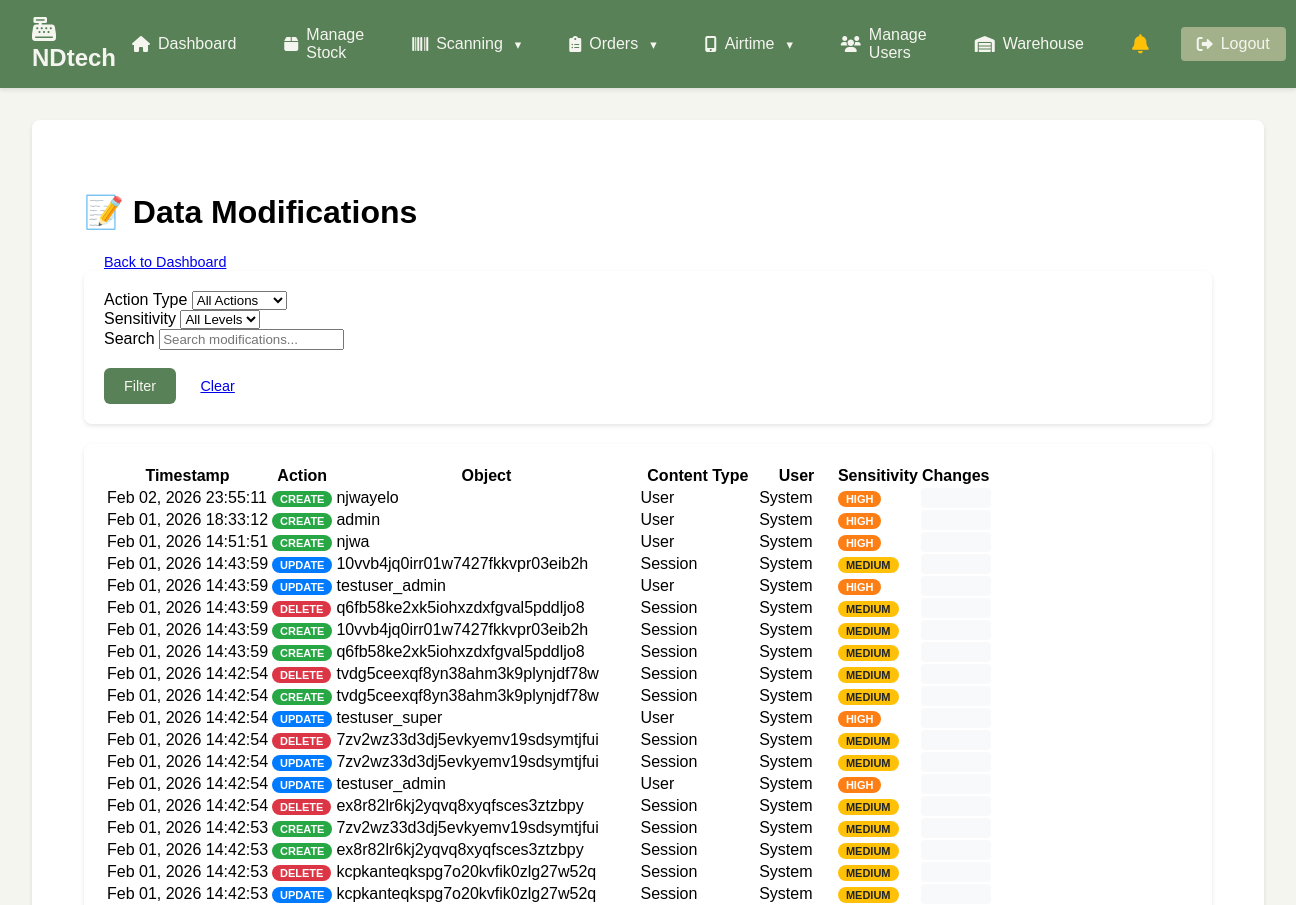
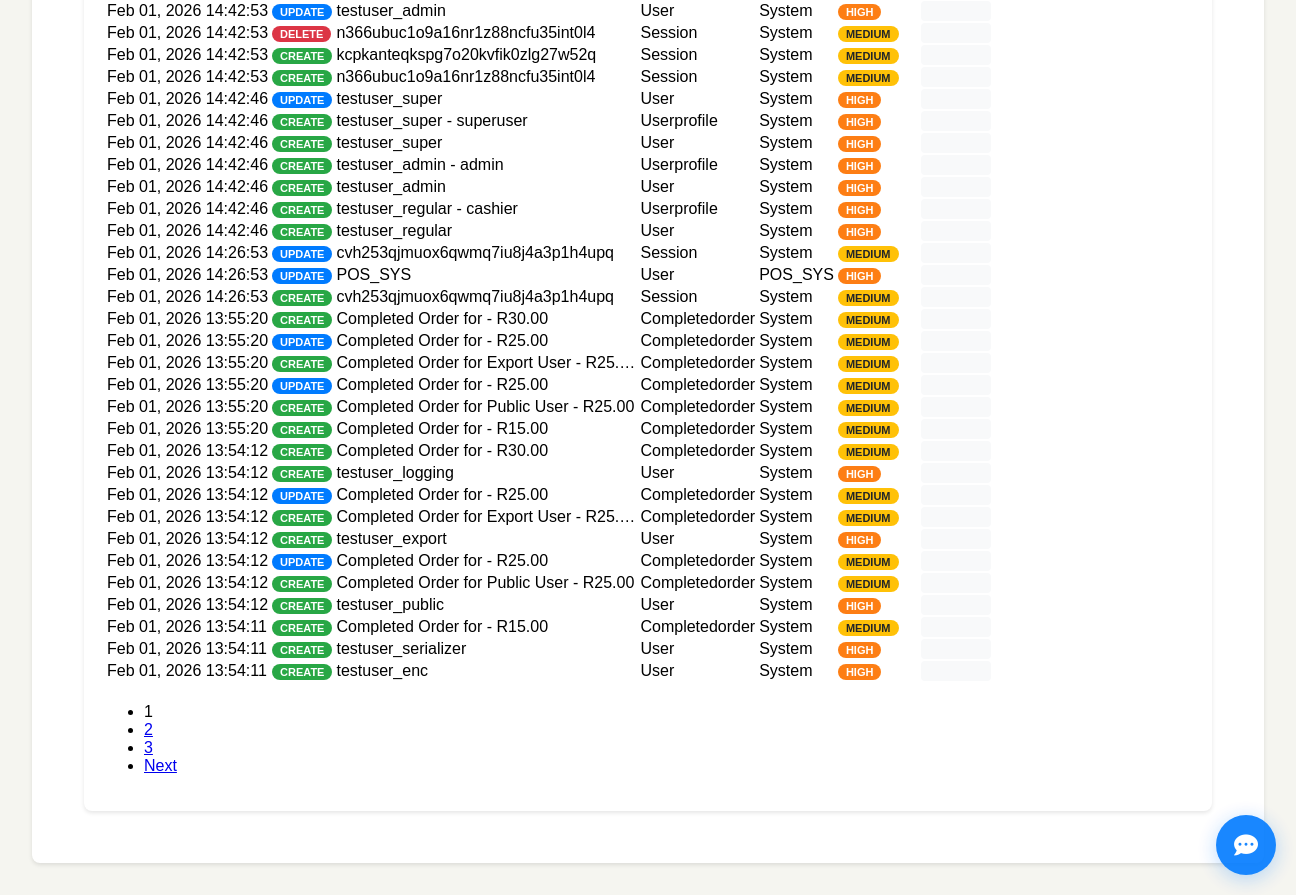
/audit/data-modifications/ (signed in), run on an earlier commit of the app's database (2 pictures, top to bottom).
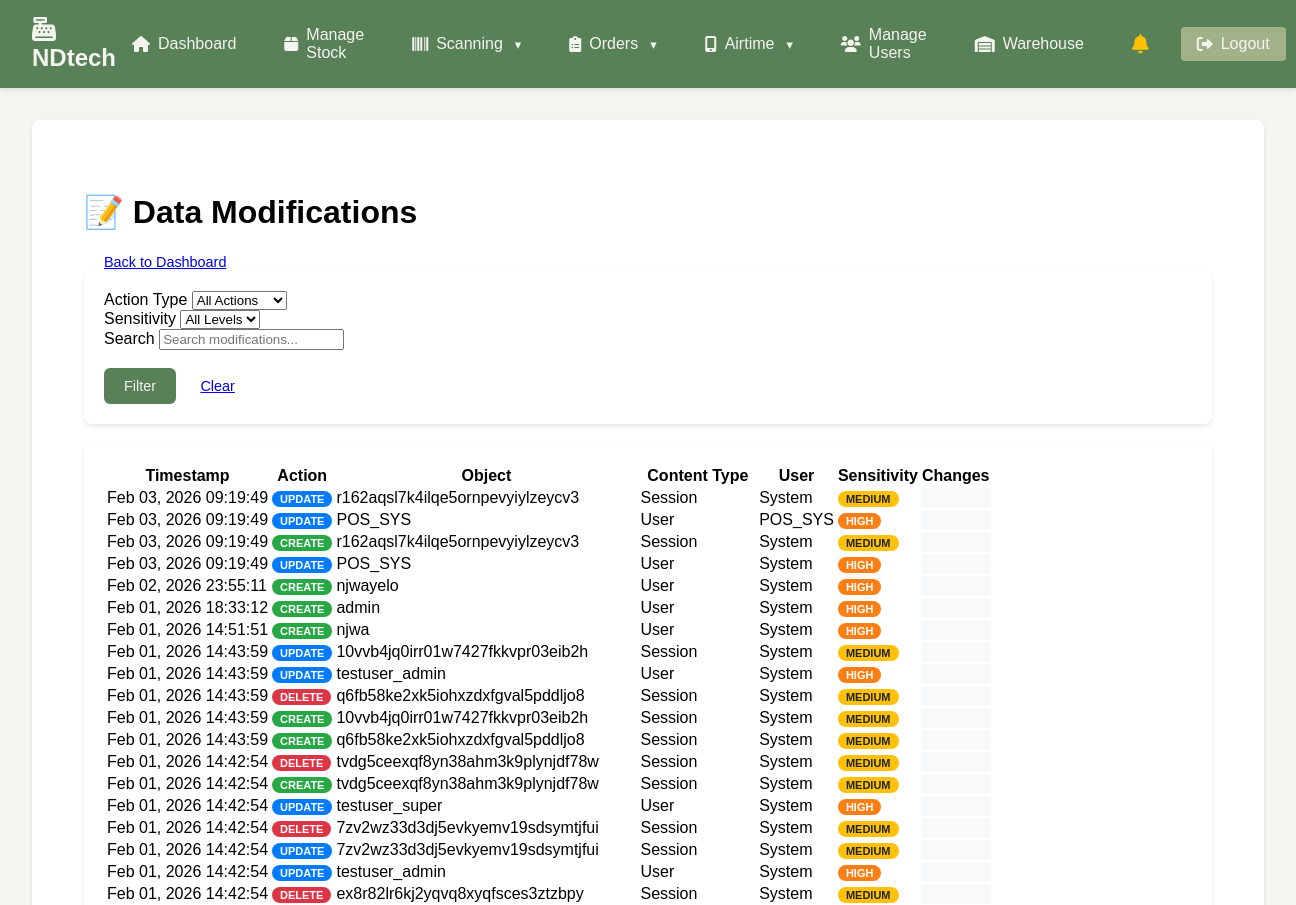
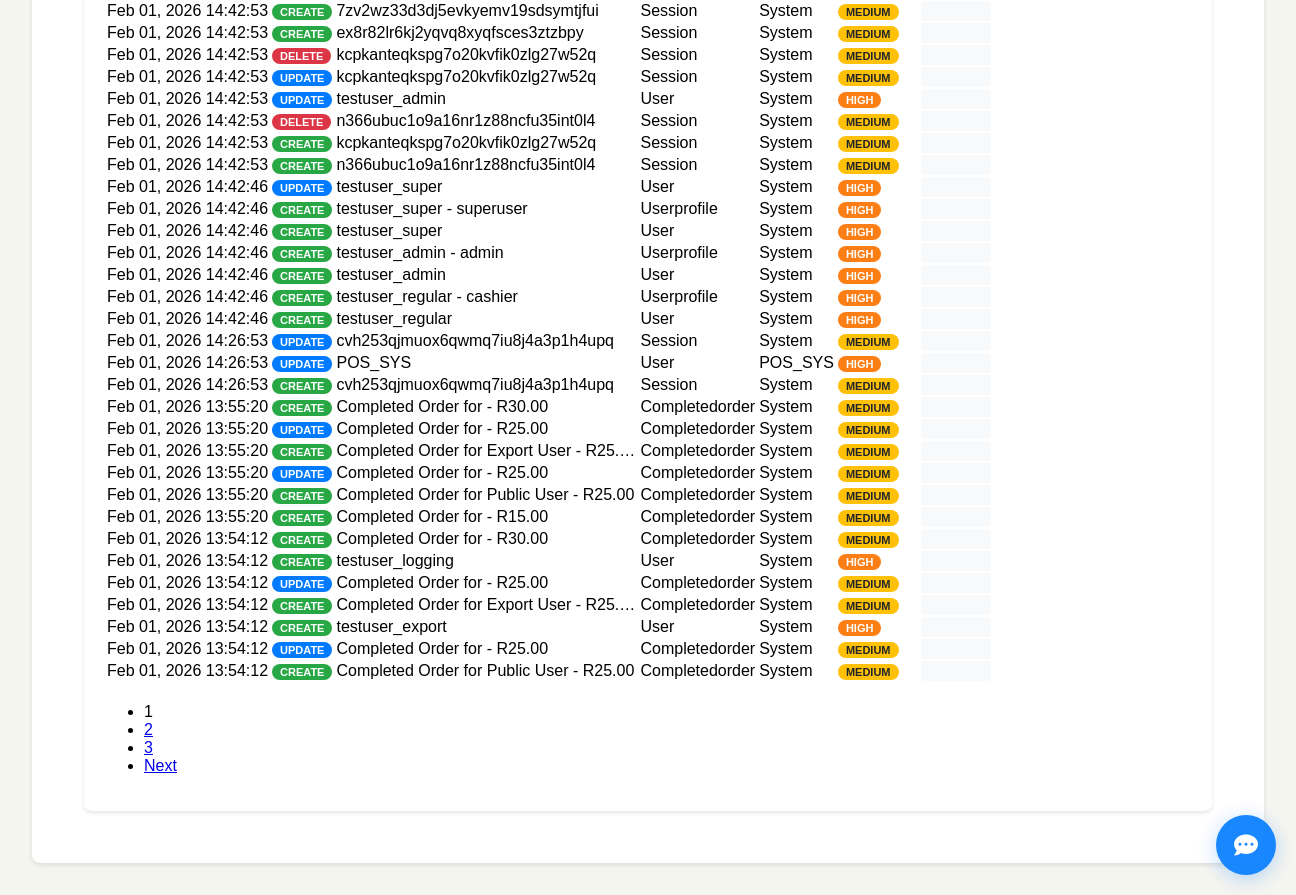
And on a later commit of the database (2 pictures, top to bottom).
### nano/models.py (models this page shows, shortened)
class DataModificationLog(models.Model):
    ACTION_TYPES = [
        ('create', 'Create'),
        ('update', 'Update'),
        ('delete', 'Delete'),
        ('bulk_create', 'Bulk Create'),
        ('bulk_update', 'Bulk Update'),
        ('bulk_delete', 'Bulk Delete'),
    ]
    SENSITIVITY_LEVELS = [
        ('low', 'Low'),
        ('medium', 'Medium'),
        ('high', 'High'),
        ('critical', 'Critical'),
    ]
    user = models.ForeignKey(User, on_delete=models.SET_NULL, null=True, blank=True, related_name='data_modification_logs')
    action_type = models.CharField(max_length=15, choices=ACTION_TYPES)
    sensitivity = models.CharField(max_length=10, choices=SENSITIVITY_LEVELS, default='medium')
    content_type = models.CharField(max_length=100)  # Model name
    object_id = models.PositiveIntegerField(null=True, blank=True)
    object_repr = models.CharField(max_length=200, blank=True)
    changed_fields = models.JSONField(default=dict, help_text="Fields that were changed with old/new values")
    ip_address = models.GenericIPAddressField(null=True, blank=True)
    user_agent = models.TextField(blank=True, default='')
    request_method = models.CharField(max_length=10, blank=True, default='')
    request_url = models.URLField(blank=True, default='')
    old_values = models.JSONField(default=dict, help_text="Object state before modification")
    new_values = models.JSONField(default=dict, help_text="Object state after modification")
    reason = models.TextField(blank=True, help_text="Reason for modification")
    batch_id = models.CharField(max_length=50, blank=True, help_text="ID for batch operations")
    created_at = models.DateTimeField(auto_now_add=True)
    class Meta:
        ordering = ['-created_at']
        indexes = [
            models.Index(fields=['content_type', 'action_type', 'created_at']),
            models.Index(fields=['user', 'created_at']),
            models.Index(fields=['sensitivity', 'created_at']),
            models.Index(fields=['batch_id', 'created_at']),
        ]

### nano/views_audit_dashboard.py (the view)
# urls.py: path('audit/data-modifications/', views_audit_dashboard.data_modifications_view, name='data_modifications'),
@login_required
@user_passes_test(is_admin_or_manager)
def data_modifications_view(request):
    page = request.GET.get('page', 1)
    action_type = request.GET.get('action_type', '')
    sensitivity = request.GET.get('sensitivity', '')
    search = request.GET.get('search', '')
    modifications = DataModificationLog.objects.select_related('user').order_by('-created_at')
    if action_type:
        modifications = modifications.filter(action_type=action_type)
    if sensitivity:
        modifications = modifications.filter(sensitivity=sensitivity)
    if search:
        modifications = modifications.filter(
            Q(object_repr__icontains=search) |
            Q(user__username__icontains=search) |
            Q(content_type__icontains=search)
        )
    paginator = Paginator(modifications, 50)
    mods_page = paginator.get_page(page)
    context = {
        'modifications': mods_page,
        'action_types': DataModificationLog.ACTION_TYPES,
        'sensitivity_levels': DataModificationLog.SENSITIVITY_LEVELS,
        'current_filters': {
            'action_type': action_type,
            'sensitivity': sensitivity,
            'search': search,
        },
        'page_title': 'Data Modifications',
    }
    return render(request, 'nano/data_modifications.html', context)

### nano/authentication.py (called while the page is built)
    def get_user(self, user_id):
        try:
            user = User.objects.get(pk=user_id)
            if not user.is_active:
                return None
            try:
                user_profile = UserProfile.objects.get(user=user)
                if not user_profile.is_active:
                    return None
            except UserProfile.DoesNotExist:
                pass
            return user
        except User.DoesNotExist:
            return None

### nano/views_audit_dashboard.py (called while the page is built)
def is_admin_or_manager(user):
    if not user.is_authenticated:
        return False
    try:
        profile = user.userprofile
        return profile.role in ['admin', 'manager', 'superuser']
    except UserProfile.DoesNotExist:
        return user.is_staff or user.is_superuser

### nano/templates/nano/data_modifications.html (shortened to what the changed rows need)
{% extends "nano/base.html" %}
{% load static %}
{% block content %}
<div class="data-modifications">
    <div class="d-flex justify-content-between align-items-center mb-4">
        <h1>📝 Data Modifications</h1>
    </div>
    <div class="modifications-table">
        {% if modifications %}
        <div class="table-responsive">
            <table class="table table-striped">
                <thead>
                    <tr>
                        <th>Timestamp</th>
                        <th>Action</th>
                        <th>Object</th>
                        <th>Content Type</th>
                        <th>User</th>
                        <th>Sensitivity</th>
                        <th>Changes</th>
                    </tr>
                </thead>
                <tbody>
                    {% for mod in modifications %}
                    <tr>
                        <td>{{ mod.created_at|date:"M d, Y H:i:s" }}</td>
                        <td>
                            <span class="action-type action-{{ mod.action_type }}">
                                {{ mod.get_action_type_display }}
                            </span>
                        </td>
                        <td class="mod-details" title="{{ mod.object_repr }}">
                            {{ mod.object_repr|truncatechars:50 }}
                        </td>
                        <td>{{ mod.content_type|title }}</td>
                        <td>
                            {% if mod.user %}
                                {{ mod.user.username }}
                            {% else %}
                                System
                            {% endif %}
                        </td>
                        <td>
                            <span class="sensitivity-level sensitivity-{{ mod.sensitivity }}">
                                {{ mod.get_sensitivity_display }}
                            </span>
                        </td>
                        <td class="changes-preview" title="{{ mod.changes_json }}">
                        </td>
                    </tr>
                    {% endfor %}
                </tbody>
            </table>
        </div>
        {% if modifications.has_other_pages %}
        <nav aria-label="Data modifications pagination">
            <ul class="pagination justify-content-center">
                {% for num in modifications.paginator.page_range %}
                    {% if modifications.number == num %}
                        <li class="page-item active">
                            <span class="page-link">{{ num }}</span>
                        </li>
                    {% elif num > modifications.number|add:"-3" and num < modifications.number|add:"3" %}
                        <li class="page-item">
                            <a class="page-link" href="?page={{ num }}">{{ num }}</a>
                        </li>
                    {% endif %}
                {% endfor %}
            </ul>
        </nav>
        {% endif %}
        {% else %}
        <div class="text-center py-5">
            <h5>No data modifications found</h5>
            <p class="text-muted">Try adjusting your filters or check back later.</p>
        </div>
        {% endif %}
    </div>
</div>
{% endblock %}

What changed in the data, as far as the page shows it:
no longer on this page (row unchanged): DataModificationLog: created_at "Feb 01, 2026 13:54:12", action_type "CREATE", object_repr "testuser_public", content_type "User", shows "System", sensitivity "HIGH"
no longer on this page (row unchanged): DataModificationLog: created_at "Feb 01, 2026 13:54:11", action_type "CREATE", object_repr "Completed Order for - R15.00", content_type "Completedorder", shows "System", sensitivity "MEDIUM"
no longer on this page (row unchanged): DataModificationLog: created_at "Feb 01, 2026 13:54:11", action_type "CREATE", object_repr "testuser_serializer", content_type "User", shows "System", sensitivity "HIGH"
no longer on this page (row unchanged): DataModificationLog: created_at "Feb 01, 2026 13:54:11", action_type "CREATE", object_repr "testuser_enc", content_type "User", shows "System", sensitivity "HIGH"
added DataModificationLog: created_at "Feb 03, 2026 09:19:49", action_type "UPDATE", object_repr "r162aqsl7k4ilqe5ornpevyiylzeycv3", content_type "Session", shows "System", sensitivity "MEDIUM"
added DataModificationLog: created_at "Feb 03, 2026 09:19:49", action_type "UPDATE", object_repr "POS_SYS", content_type "User", user.username "POS_SYS", sensitivity "HIGH"
added DataModificationLog: created_at "Feb 03, 2026 09:19:49", action_type "CREATE", object_repr "r162aqsl7k4ilqe5ornpevyiylzeycv3", content_type "Session", shows "System", sensitivity "MEDIUM"
added DataModificationLog: created_at "Feb 03, 2026 09:19:49", action_type "UPDATE", object_repr "POS_SYS", content_type "User", shows "System", sensitivity "HIGH"
